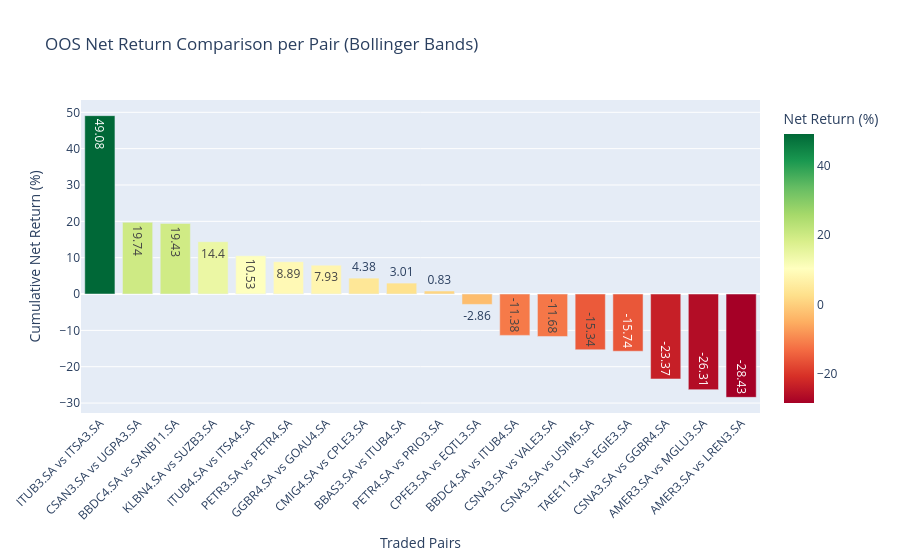
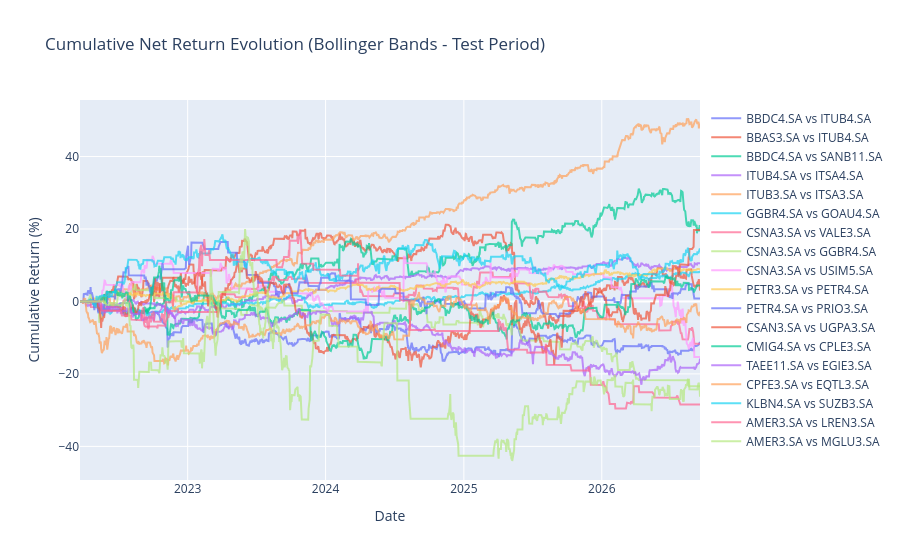

Source (notebook cell) for these figures, in order:
### Code cell
# ==============================================================================
# CONSOLIDATE METRICS AND VISUALIZE (OUT-OF-SAMPLE) - BOLLINGER BANDS
# ==============================================================================
summary_data = []

for pair_label, df in bollinger_test_results.items():
    if df is not None and not df.empty:
        if is_compounding:
            gross_return = ((df['strategy_returns'].fillna(0.0) + 1.0).cumprod().iloc[-1] - 1.0) * 100.0
            net_return = ((df['net_strategy_returns'].fillna(0.0) + 1.0).cumprod().iloc[-1] - 1.0) * 100.0
        else:
            gross_return = df['strategy_returns'].fillna(0.0).sum() * 100.0
            net_return = df['net_strategy_returns'].fillna(0.0).sum() * 100.0
            
        cost_drag = gross_return - net_return
        summary_data.append({
            'Pair': pair_label,
            'Gross Return (%)': round(gross_return, 2),
            'Transaction Cost (%)': round(cost_drag, 2),
            'Net Return (%)': round(net_return, 2)
        })

if summary_data:
    df_summary = pd.DataFrame(summary_data).sort_values(by='Net Return (%)', ascending=False).reset_index(drop=True)
    calculation_mode = "COMPOUNDING (Reinvested)" if is_compounding else "SIMPLE (Fixed Size)"
    print(f"\nPERFORMANCE SUMMARY TABLE (OUT-OF-SAMPLE) - {calculation_mode}:\n")
    print(df_summary.to_string(index=False))

    fig_bar = px.bar(
        df_summary, x='Pair', y='Net Return (%)',
        title=f'OOS Net Return Comparison per Pair ({strategy_name_BB})',
        color='Net Return (%)', color_continuous_scale='RdYlGn', text='Net Return (%)'
    )
    fig_bar.update_layout(xaxis_tickangle=-45, yaxis_title="Cumulative Net Return (%)", xaxis_title="Traded Pairs")
    fig_bar.show()

    fig_line = go.Figure()
    for pair_label, df in bollinger_test_results.items():
        if df is not None and not df.empty:
            cum_returns = ((df['net_strategy_returns'].fillna(0.0) + 1.0).cumprod() - 1.0) * 100.0 if is_compounding else df['net_strategy_returns'].fillna(0.0).cumsum() * 100.0
            fig_line.add_trace(go.Scatter(x=df.index, y=cum_returns, mode='lines', name=pair_label, opacity=0.7))

    fig_line.update_layout(
        title=f'Cumulative Net Return Evolution ({strategy_name_BB} - Test Period)',
        xaxis_title='Date', yaxis_title='Cumulative Return (%)', hovermode='x unified',
        legend=dict(yanchor="top", y=0.99, xanchor="left", x=1.01)
    )
    fig_line.show()

### Figure 1 — Plotly figure (JSON) as saved in the notebook; plotly's stock layout.template omitted (floating-point values rounded to 4 significant figures)
{"data": [{"alignmentgroup": "True", "hovertemplate": "Pair=%{x}<br>Net Return (%)=%{marker.color}<extra></extra>", "legendgroup": "", "marker": {"color": [49.08, 19.74, 19.43, 14.4, 10.53, 8.89, 7.93, 4.38, 3.01, 0.83, -2.86, -11.38, -11.68, -15.34, -15.74, -23.37, -26.31, -28.43], "coloraxis": "coloraxis", "pattern": {"shape": ""}}, "name": "", "offsetgroup": "", "orientation": "v", "showlegend": false, "text": [49.08, 19.74, 19.43, 14.4, 10.53, 8.89, 7.93, 4.38, 3.01, 0.83, -2.86, -11.38, -11.68, -15.34, -15.74, -23.37, -26.31, -28.43], "textposition": "auto", "type": "bar", "x": ["ITUB3.SA vs ITSA3.SA", "CSAN3.SA vs UGPA3.SA", "BBDC4.SA vs SANB11.SA", "KLBN4.SA vs SUZB3.SA", "ITUB4.SA vs ITSA4.SA", "PETR3.SA vs PETR4.SA", "GGBR4.SA vs GOAU4.SA", "CMIG4.SA vs CPLE3.SA", "BBAS3.SA vs ITUB4.SA", "PETR4.SA vs PRIO3.SA", "CPFE3.SA vs EQTL3.SA", "BBDC4.SA vs ITUB4.SA", "CSNA3.SA vs VALE3.SA", "CSNA3.SA vs USIM5.SA", "TAEE11.SA vs EGIE3.SA", "CSNA3.SA vs GGBR4.SA", "AMER3.SA vs MGLU3.SA", "AMER3.SA vs LREN3.SA"], "xaxis": "x", "y": [49.08, 19.74, 19.43, 14.4, 10.53, 8.89, 7.93, 4.38, 3.01, 0.83, -2.86, -11.38, -11.68, -15.34, -15.74, -23.37, -26.31, -28.43], "yaxis": "y"}], "layout": {"barmode": "relative", "coloraxis": {"colorbar": {"title": {"text": "Net Return (%)"}}, "colorscale": [[0, "rgb(165,0,38)"], [0.1, "rgb(215,48,39)"], [0.2, "rgb(244,109,67)"], [0.3, "rgb(253,174,97)"], [0.4, "rgb(254,224,139)"], [0.5, "rgb(255,255,191)"], [0.6, "rgb(217,239,139)"], [0.7, "rgb(166,217,106)"], [0.8, "rgb(102,189,99)"], [0.9, "rgb(26,152,80)"], [1, "rgb(0,104,55)"]]}, "legend": {"tracegroupgap": 0}, "title": {"text": "OOS Net Return Comparison per Pair (Bollinger Bands)"}, "xaxis": {"anchor": "y", "domain": [0, 1], "tickangle": -45, "title": {"text": "Traded Pairs"}}, "yaxis": {"anchor": "x", "domain": [0, 1], "title": {"text": "Cumulative Net Return (%)"}}}}

### Figure 2 — Plotly figure (JSON) as saved in the notebook; plotly's stock layout.template omitted (floating-point values rounded to 4 significant figures; data arrays with more than 128 entries replaced by an {"elided": "..."} marker saying what was removed)
{"data": [{"mode": "lines", "name": "BBDC4.SA vs ITUB4.SA", "opacity": 0.7, "type": "scatter", "x": {"elided": "1124 str values"}, "y": {"elided": "1124 float values"}}, {"mode": "lines", "name": "BBAS3.SA vs ITUB4.SA", "opacity": 0.7, "type": "scatter", "x": {"elided": "1124 str values"}, "y": {"elided": "1124 float values"}}, {"mode": "lines", "name": "BBDC4.SA vs SANB11.SA", "opacity": 0.7, "type": "scatter", "x": {"elided": "1124 str values"}, "y": {"elided": "1124 float values"}}, {"mode": "lines", "name": "ITUB4.SA vs ITSA4.SA", "opacity": 0.7, "type": "scatter", "x": {"elided": "1124 str values"}, "y": {"elided": "1124 float values"}}, {"mode": "lines", "name": "ITUB3.SA vs ITSA3.SA", "opacity": 0.7, "type": "scatter", "x": {"elided": "1124 str values"}, "y": {"elided": "1124 float values"}}, {"mode": "lines", "name": "GGBR4.SA vs GOAU4.SA", "opacity": 0.7, "type": "scatter", "x": {"elided": "1124 str values"}, "y": {"elided": "1124 float values"}}, {"mode": "lines", "name": "CSNA3.SA vs VALE3.SA", "opacity": 0.7, "type": "scatter", "x": {"elided": "1124 str values"}, "y": {"elided": "1124 float values"}}, {"mode": "lines", "name": "CSNA3.SA vs GGBR4.SA", "opacity": 0.7, "type": "scatter", "x": {"elided": "1124 str values"}, "y": {"elided": "1124 float values"}}, {"mode": "lines", "name": "CSNA3.SA vs USIM5.SA", "opacity": 0.7, "type": "scatter", "x": {"elided": "1124 str values"}, "y": {"elided": "1124 float values"}}, {"mode": "lines", "name": "PETR3.SA vs PETR4.SA", "opacity": 0.7, "type": "scatter", "x": {"elided": "1124 str values"}, "y": {"elided": "1124 float values"}}, {"mode": "lines", "name": "PETR4.SA vs PRIO3.SA", "opacity": 0.7, "type": "scatter", "x": {"elided": "1124 str values"}, "y": {"elided": "1124 float values"}}, {"mode": "lines", "name": "CSAN3.SA vs UGPA3.SA", "opacity": 0.7, "type": "scatter", "x": {"elided": "1124 str values"}, "y": {"elided": "1124 float values"}}, {"mode": "lines", "name": "CMIG4.SA vs CPLE3.SA", "opacity": 0.7, "type": "scatter", "x": {"elided": "1124 str values"}, "y": {"elided": "1124 float values"}}, {"mode": "lines", "name": "TAEE11.SA vs EGIE3.SA", "opacity": 0.7, "type": "scatter", "x": {"elided": "1124 str values"}, "y": {"elided": "1124 float values"}}, {"mode": "lines", "name": "CPFE3.SA vs EQTL3.SA", "opacity": 0.7, "type": "scatter", "x": {"elided": "1124 str values"}, "y": {"elided": "1124 float values"}}, {"mode": "lines", "name": "KLBN4.SA vs SUZB3.SA", "opacity": 0.7, "type": "scatter", "x": {"elided": "1124 str values"}, "y": {"elided": "1124 float values"}}, {"mode": "lines", "name": "AMER3.SA vs LREN3.SA", "opacity": 0.7, "type": "scatter", "x": {"elided": "1124 str values"}, "y": {"elided": "1124 float values"}}, {"mode": "lines", "name": "AMER3.SA vs MGLU3.SA", "opacity": 0.7, "type": "scatter", "x": {"elided": "1124 str values"}, "y": {"elided": "1124 float values"}}], "layout": {"hovermode": "x unified", "legend": {"x": 1.01, "xanchor": "left", "y": 0.99, "yanchor": "top"}, "title": {"text": "Cumulative Net Return Evolution (Bollinger Bands - Test Period)"}, "xaxis": {"title": {"text": "Date"}}, "yaxis": {"title": {"text": "Cumulative Return (%)"}}}}
